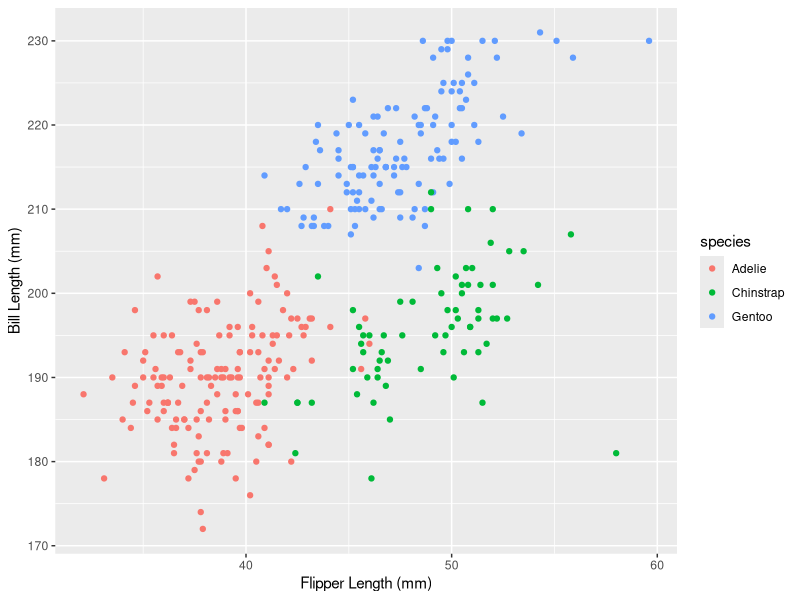

The R script that drew this image:
## ---- chunk 1
data("penguins", package = "palmerpenguins")
## ---- chunk 2
library(tidyverse)
## ---- chunk 3
ggplot(penguins, aes(
  x = bill_length_mm,
  y = flipper_length_mm, 
  color = species)) + 
  geom_point()+
  labs(x = "Flipper Length (mm)", 
       y = "Bill Length (mm)" 
)
